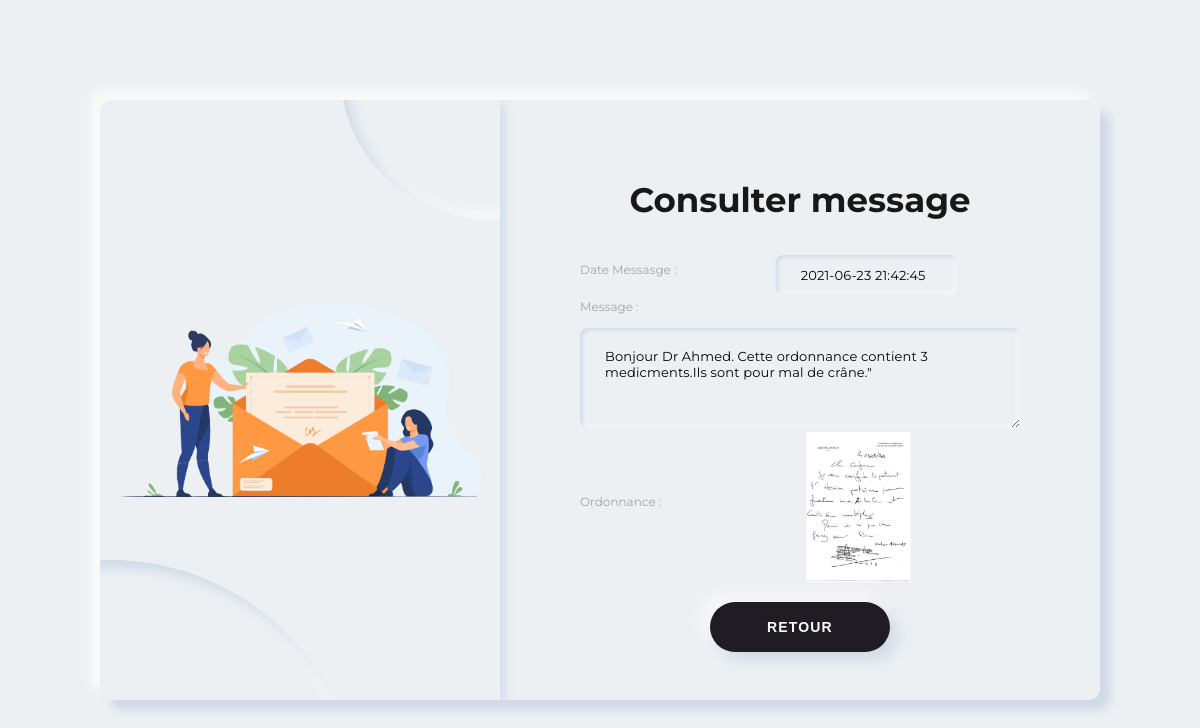
Screenshot of /Personne/consulterMsg.php?id-message=20 with the database file from the repository.
### tables this page shows
CREATE TABLE `messages_ordonnance` (
  `ID_MSG` int(11) NOT NULL,
  `ID_UTILISATEUR` int(11) NOT NULL,
  `ID_DESTINATAIRE` int(11) DEFAULT NULL,
  `MESSAGE` varchar(200) DEFAULT NULL,
  `ORDONNANCE` varchar(60) DEFAULT NULL,
  `STATUT` varchar(40) DEFAULT NULL,
  `DATE_MESSAGE` timestamp NOT NULL DEFAULT current_timestamp()
);

### Personne/consulterMsg.php (the view, shortened to what this page needs)
<!DOCTYPE html>
<html lang="es" dir="ltr">
<head>
  <link rel="stylesheet" href="../css/viewImage.css">
</head>
<body>
  <?php
            require_once "cbd.php";
            if(isset($_GET['id-message'])){
            $id_msg = $_GET['id-message'];
            }
            $SelectMsg = "SELECT * FROM messages_ordonnance WHERE ID_MSG = '$id_msg'";
            $msgInfos= mysqli_query($conn,$SelectMsg);
            $msg = mysqli_fetch_array($msgInfos);
            ?>
  <div class="main">
    <div class="container a-container" id="a-container">
      <form class="form" id="a-form">
        <h2 class="form_title title">Consulter message</h2>
        <div class="infos__spaceB">
        <span>Date Messasge :</span><input class="form__input date" type="text"
            value="<?php echo $msg['DATE_MESSAGE'] ?>" placeholder="Date message :" readonly>
          </div>
          <span>Message :</span>
          <textarea class="form__input" id="message"><?php echo $msg['MESSAGE'] ?>"</textarea>
          <?php
          if($msg['ORDONNANCE'] != NULL){
          ?>
          <div class="infos__spaceB">
          <span>Ordonnance :</span>
        <img src="../<?php echo $msg['ORDONNANCE'] ?>" id="myImg" alt="Ordonnance">
        </div>
        <?php
          }
        ?>
        <button class="switch__button button submit" type="button"
          onclick="location.href='clientPatient.php'">RETOUR</button>
      </form>
    </div>
    <div class="switch" id="switch-cnt">
      <div class="switch__circle"></div>
      <div class="switch__circle switch__circle--t"></div>
      <div class="switch__container" id="switch-c1">
        <img class="viewImage" src="../images/consMessage.png" alt="Consulter MESSAGE">
      </div>
    </div>
  </div>
</body>
</html>

### css/viewImage.css (style rules this page uses)
*, *::after, *::before { margin: 0; padding: 0; box-sizing: border-box; user-select: none; }
body { width: 100%; height: 100vh; display: flex; justify-content: center; align-items: center; font-family: "Montserrat", sans-serif; font-size: 12px; background-color: #ecf0f3; color: #a0a5a8; }
.main { position: relative; width: 1000px; min-width: 1000px; min-height: 600px; height: 600px; padding: 25px; background-color: #ecf0f3; box-shadow: 10px 10px 10px #d1d9e6, -10px -10px 10px #f9f9f9; border-radius: 12px; overflow: hidden; }
.container { display: flex; justify-content: center; align-items: center; position: absolute; top: 0; width: 600px; height: 100%; padding: 25px; background-color: #ecf0f3; transition: 1.25s; }
.form { display: flex; justify-content: center; align-items: center; flex-direction: column; width: 100%; height: 100%; }
.form__input { width: 210px; height: 40px; margin: 4px 0; padding-left: 25px; font-size: 13px; letter-spacing: 0.15px; border: none; outline: none; font-family: "Montserrat", sans-serif; background-color: #ecf0f3; transition: 0.25s ease; border-radius: 8px; box-shadow: inset 2px 2px 4px #d1d9e6, inset -2px -2px 4px #f9f9f9; }
.title { font-size: 34px; font-weight: 700; line-height: 3; color: #181818; }
.button { width: 180px; height: 50px; border-radius: 25px; margin-top: 20px; font-weight: 700; font-size: 14px; letter-spacing: 1.15px; background-color: #1f1c24; color: #f9f9f9; box-shadow: 8px 8px 16px #d1d9e6, -8px -8px 16px #f9f9f9; border: none; outline: none; cursor: pointer; }
.a-container { z-index: 100; left: calc(100% - 600px); }
.switch { display: flex; justify-content: center; align-items: center; position: absolute; top: 0; left: 0; height: 100%; width: 400px; padding: 50px; z-index: 200; transition: 1.25s; background-color: #ecf0f3; overflow: hidden; box-shadow: 4px 4px 10px #d1d9e6, -4px -4px 10px #f9f9f9; }
.switch__circle { position: absolute; width: 500px; height: 500px; border-radius: 50%; background-color: #ecf0f3; box-shadow: inset 8px 8px 12px #d1d9e6, inset -8px -8px 12px #f9f9f9; bottom: -60%; left: -60%; transition: 1.25s; }
.switch__circle--t { top: -30%; left: 60%; width: 300px; height: 300px; }
.switch__container { display: flex; justify-content: center; align-items: center; flex-direction: column; position: absolute; width: 400px; transition: 1.25s; }
.viewImage { width: 100%; }
#myImg { height: 150px; cursor: pointer; transform: translateX(-105%); }
span { width: 80%; text-align: left; margin-bottom: 10px; }
.infos__spaceB { width: 80%; display: flex; align-items: center; justify-content: space-between; }
#message { height: 100px; width: 80%; padding-top: 20px; padding-bottom: 20px; }
.date { transform: translateX(-35%); }

### rows the page displays
messages_ordonnance: DATE_MESSAGE "2021-06-23 21:42:45", MESSAGE "Bonjour Dr Ahmed. Cette ordonnance contient 3 medicments.Ils sont pour mal de crâne.\"", ORDONNANCE (picture)
